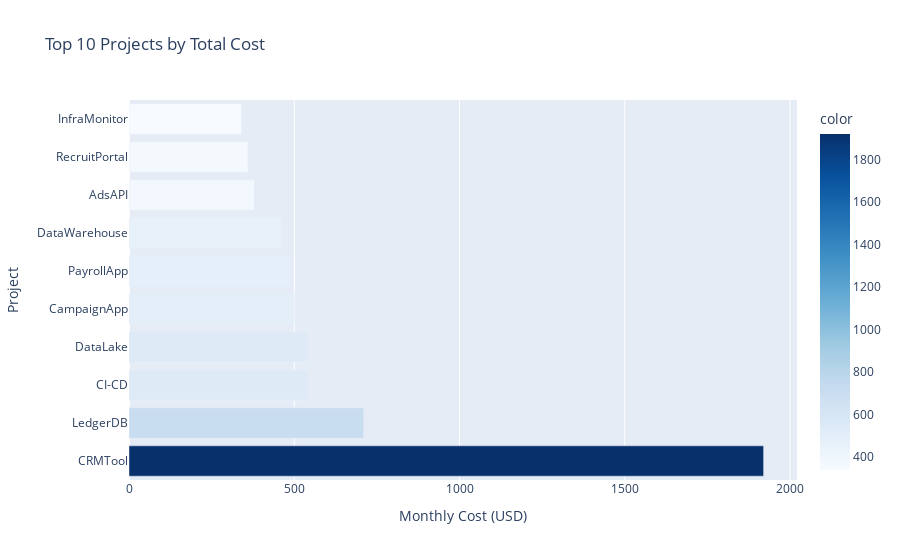

Notebook code cell kept with this figure:
### Markdown cell above
### Task 2.4: Identify project with most cost overall

### Code cell
# Total cost by project
project_cost = df.groupby('Project')['MonthlyCostUSD'].sum().sort_values(ascending=False)

print("Total Cost by Project (Top 10):")
print(project_cost.head(10))

if len(project_cost) > 0:
    print(f"\nProject with Highest Cost: {project_cost.index[0]}")
    print(f"   Total Cost: ${project_cost.iloc[0]:,.2f}")

# Visualize top 10 projects
fig = px.bar(
    x=project_cost.head(10).values,
    y=project_cost.head(10).index,
    orientation='h',
    title='Top 10 Projects by Total Cost',
    labels={'x': 'Monthly Cost (USD)', 'y': 'Project'},
    color=project_cost.head(10).values,
    color_continuous_scale='Blues'
)
fig.show()

### Figure 1 — Plotly figure (JSON) as saved in the notebook; plotly's stock layout.template omitted (floating-point values rounded to 4 significant figures)
{"data": [{"hovertemplate": "Monthly Cost (USD)=%{x}<br>Project=%{y}<br>color=%{marker.color}<extra></extra>", "legendgroup": "", "marker": {"color": [1920, 710, 540, 540, 500, 490, 460, 380, 360, 340], "coloraxis": "coloraxis", "pattern": {"shape": ""}}, "name": "", "orientation": "h", "showlegend": false, "textposition": "auto", "type": "bar", "x": [1920, 710, 540, 540, 500, 490, 460, 380, 360, 340], "xaxis": "x", "y": ["CRMTool", "LedgerDB", "CI-CD", "DataLake", "CampaignApp", "PayrollApp", "DataWarehouse", "AdsAPI", "RecruitPortal", "InfraMonitor"], "yaxis": "y"}], "layout": {"barmode": "relative", "coloraxis": {"colorbar": {"title": {"text": "color"}}, "colorscale": [[0, "rgb(247,251,255)"], [0.125, "rgb(222,235,247)"], [0.25, "rgb(198,219,239)"], [0.375, "rgb(158,202,225)"], [0.5, "rgb(107,174,214)"], [0.625, "rgb(66,146,198)"], [0.75, "rgb(33,113,181)"], [0.875, "rgb(8,81,156)"], [1, "rgb(8,48,107)"]]}, "legend": {"tracegroupgap": 0}, "title": {"text": "Top 10 Projects by Total Cost"}, "xaxis": {"anchor": "y", "domain": [0, 1], "title": {"text": "Monthly Cost (USD)"}}, "yaxis": {"anchor": "x", "domain": [0, 1], "title": {"text": "Project"}}}}
